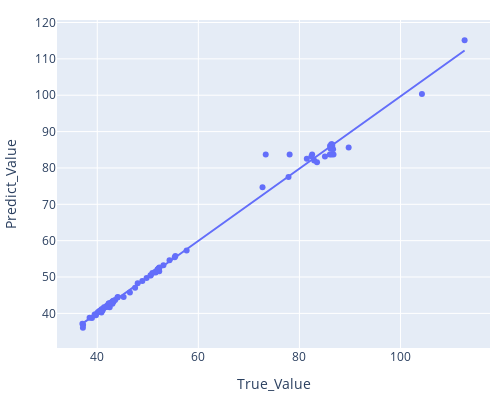

The notebook cell this image was saved under:
### Markdown cell above
<h2 style="color:cyan">Polynomial Regression Model - All inputs - Frequency</h2>

### Code cell
# All parameters
polyEstimate(x_train_stress, ym_train_stress.Frequency)
